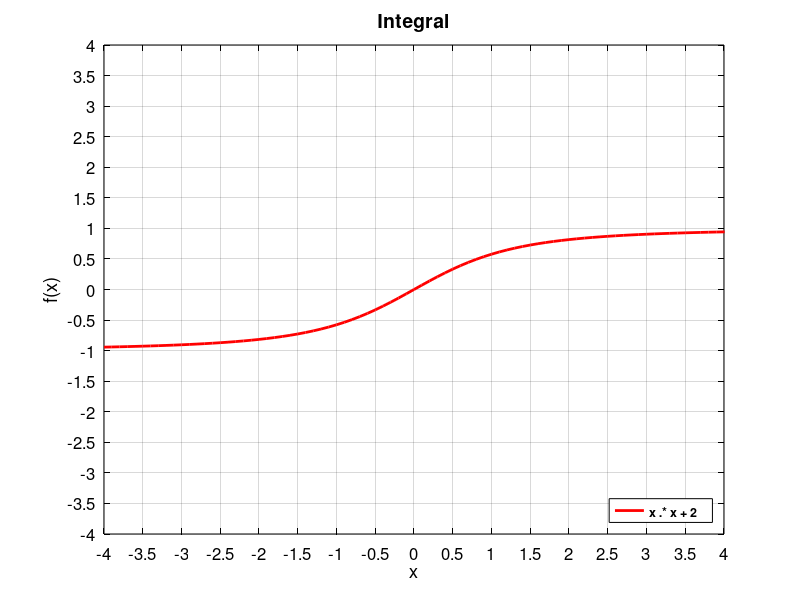

Here is the MATLAB script that generated this plot:
x = -4:0.1:6.5;
y = x ./ sqrt(x .* x + 2);
graf = plot(x, y, 'r');
lg = legend('x .* x + 2 ');
h  = title('Integral');
ax = gca();
set(ax, 'xlim', [-4 4], 'ylim', [-4 4]);
set(ax, 'xtick', [-4:0.5:4], 'ytick', [-4:0.5:4]);
set(ax, 'color', 'w');
set(ax, 'xcolor', 'k', 'ycolor', 'k');
set(ax, 'xgrid', 'on', 'ygrid', 'on');
set(ax, 'gridcolor', [0 0 0]);
set(ax, 'gridlinestyle', '-');
set(ax, 'gridalpha', 0.15);
set(ax, 'fontsize', 12);
set(ax, 'xlabel', 'x', 'ylabel', 'f(x)');
 set(h, 'fontsize', 14);
set(graf, 'LineWidth', 2);
set(lg, 'edgecolor', 'k')
set(lg, 'fontsize', 9, 'fontweight', 'bold', 'location', 'southeast');
